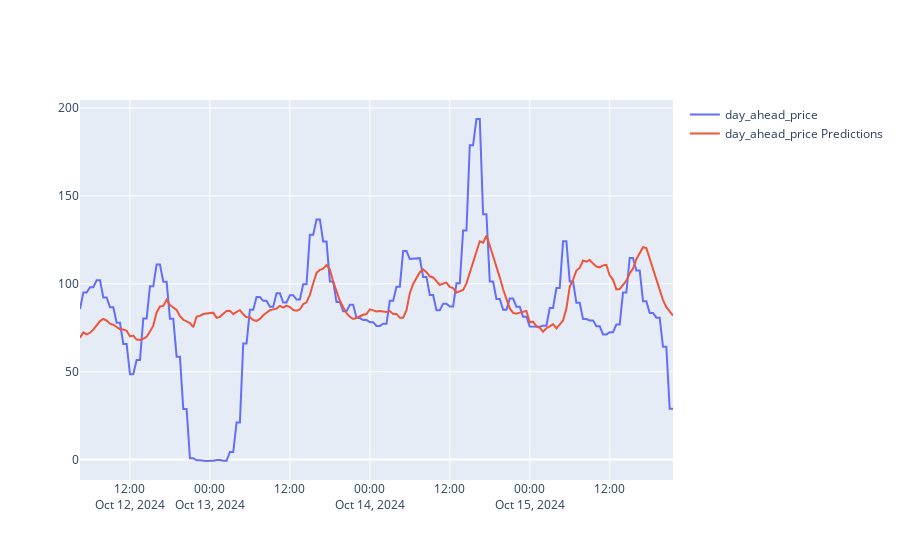

The notebook cell saved with this chart:
### Code cell
#plot imbalance price and predictions
fig = go.Figure()
fig.add_trace(go.Scatter(x=df_api_new_merged2_test["timestamp_utc"], y=df_api_new_merged2_test["day_ahead_price"], mode='lines', name='day_ahead_price'))
fig.add_trace(go.Scatter(x=df_api_new_merged2_test["timestamp_utc"], y=df_api_new_merged2_test["day_ahead_price_predictions_2"], mode='lines', name='day_ahead_price Predictions'))

### Figure 1 — Plotly figure (JSON) as saved in the notebook; plotly's stock layout.template omitted (floating-point values rounded to 4 significant figures; data arrays with more than 128 entries replaced by an {"elided": "..."} marker saying what was removed)
{"data": [{"mode": "lines", "name": "day_ahead_price", "type": "scatter", "x": {"elided": "178 str values"}, "y": {"elided": "178 float values"}}, {"mode": "lines", "name": "day_ahead_price Predictions", "type": "scatter", "x": {"elided": "178 str values"}, "y": {"elided": "178 float values"}}], "layout": {}}
